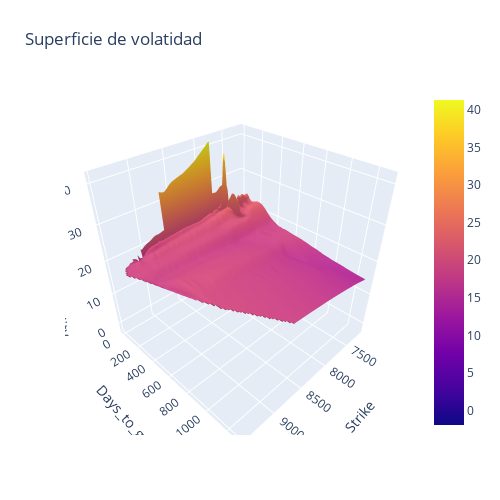

This figure's notebook cell:
### Code cell
fig = go.Figure(data=[go.Surface(z=Z, x=X, y=Y)])
fig.update_layout(title='Superficie de volatidad', autosize=False,
                width=500, height=500,
                margin=dict(l=65, r=50, b=65, t=90),
                scene=dict(
                    xaxis_title='Strike',
                    yaxis_title='Days_to_go',
                    zaxis_title='ImpliedVolatility'
                ))

### Figure 1 — Plotly figure (JSON) as saved in the notebook; plotly's stock layout.template omitted (floating-point values rounded to 4 significant figures; data arrays with more than 128 entries replaced by an {"elided": "..."} marker saying what was removed)
{"data": [{"type": "surface", "x": {"elided": "100x100 float values"}, "y": {"elided": "100x100 float values"}, "z": {"elided": "100x100 float values"}}], "layout": {"autosize": false, "height": 500, "margin": {"b": 65, "l": 65, "r": 50, "t": 90}, "scene": {"xaxis": {"title": {"text": "Strike"}}, "yaxis": {"title": {"text": "Days_to_go"}}, "zaxis": {"title": {"text": "ImpliedVolatility"}}}, "title": {"text": "Superficie de volatidad"}, "width": 500}}
